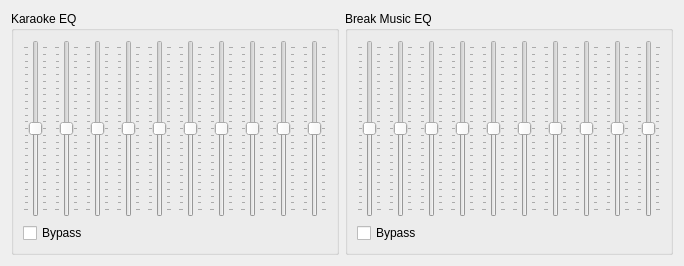
<?xml version="1.0" encoding="UTF-8"?>
<ui version="4.0">
 <class>DlgEq</class>
 <widget class="QWidget" name="DlgEq">
  <property name="geometry">
   <rect>
    <x>0</x>
    <y>0</y>
    <width>674</width>
    <height>266</height>
   </rect>
  </property>
  <property name="windowTitle">
   <string>Equalizer</string>
  </property>
  <layout class="QVBoxLayout" name="verticalLayout">
   <item>
    <layout class="QHBoxLayout" name="horizontalLayout_24">
     <item>
      <widget class="QGroupBox" name="groupBox_4">
       <property name="title">
        <string>Karaoke EQ</string>
       </property>
       <layout class="QVBoxLayout" name="verticalLayout_11">
        <item>
         <layout class="QHBoxLayout" name="horizontalLayout_19">
          <item>
           <widget class="QSlider" name="verticalSliderEqK1">
            <property name="sizePolicy">
             <sizepolicy hsizetype="Fixed" vsizetype="Minimum">
              <horstretch>0</horstretch>
              <verstretch>0</verstretch>
             </sizepolicy>
            </property>
            <property name="minimumSize">
             <size>
              <width>0</width>
              <height>80</height>
             </size>
            </property>
            <property name="palette">
             <palette>
              <active>
               <colorrole role="Highlight">
                <brush brushstyle="SolidPattern">
                 <color alpha="255">
                  <red>211</red>
                  <green>211</green>
                  <blue>211</blue>
                 </color>
                </brush>
               </colorrole>
              </active>
              <inactive>
               <colorrole role="Highlight">
                <brush brushstyle="SolidPattern">
                 <color alpha="255">
                  <red>211</red>
                  <green>211</green>
                  <blue>211</blue>
                 </color>
                </brush>
               </colorrole>
              </inactive>
              <disabled>
               <colorrole role="Highlight">
                <brush brushstyle="SolidPattern">
                 <color alpha="255">
                  <red>74</red>
                  <green>144</green>
                  <blue>217</blue>
                 </color>
                </brush>
               </colorrole>
              </disabled>
             </palette>
            </property>
            <property name="minimum">
             <number>-12</number>
            </property>
            <property name="maximum">
             <number>12</number>
            </property>
            <property name="orientation">
             <enum>Qt::Vertical</enum>
            </property>
            <property name="invertedControls">
             <bool>false</bool>
            </property>
            <property name="tickPosition">
             <enum>QSlider::TicksBothSides</enum>
            </property>
            <property name="tickInterval">
             <number>1</number>
            </property>
           </widget>
          </item>
          <item>
           <widget class="QSlider" name="verticalSliderEqK2">
            <property name="sizePolicy">
             <sizepolicy hsizetype="Fixed" vsizetype="Minimum">
              <horstretch>0</horstretch>
              <verstretch>0</verstretch>
             </sizepolicy>
            </property>
            <property name="minimumSize">
             <size>
              <width>0</width>
              <height>80</height>
             </size>
            </property>
            <property name="palette">
             <palette>
              <active>
               <colorrole role="Highlight">
                <brush brushstyle="SolidPattern">
                 <color alpha="255">
                  <red>211</red>
                  <green>211</green>
                  <blue>211</blue>
                 </color>
                </brush>
               </colorrole>
              </active>
              <inactive>
               <colorrole role="Highlight">
                <brush brushstyle="SolidPattern">
                 <color alpha="255">
                  <red>211</red>
                  <green>211</green>
                  <blue>211</blue>
                 </color>
                </brush>
               </colorrole>
              </inactive>
              <disabled>
               <colorrole role="Highlight">
                <brush brushstyle="SolidPattern">
                 <color alpha="255">
                  <red>74</red>
                  <green>144</green>
                  <blue>217</blue>
                 </color>
                </brush>
               </colorrole>
              </disabled>
             </palette>
            </property>
            <property name="minimum">
             <number>-12</number>
            </property>
            <property name="maximum">
             <number>12</number>
            </property>
            <property name="orientation">
             <enum>Qt::Vertical</enum>
            </property>
            <property name="invertedControls">
             <bool>false</bool>
            </property>
            <property name="tickPosition">
             <enum>QSlider::TicksBothSides</enum>
            </property>
            <property name="tickInterval">
             <number>1</number>
            </property>
           </widget>
          </item>
          <item>
           <widget class="QSlider" name="verticalSliderEqK3">
            <property name="sizePolicy">
             <sizepolicy hsizetype="Fixed" vsizetype="Minimum">
              <horstretch>0</horstretch>
              <verstretch>0</verstretch>
             </sizepolicy>
            </property>
            <property name="minimumSize">
             <size>
              <width>0</width>
              <height>80</height>
             </size>
            </property>
            <property name="palette">
             <palette>
              <active>
               <colorrole role="Highlight">
                <brush brushstyle="SolidPattern">
                 <color alpha="255">
                  <red>211</red>
                  <green>211</green>
                  <blue>211</blue>
                 </color>
                </brush>
               </colorrole>
              </active>
              <inactive>
               <colorrole role="Highlight">
                <brush brushstyle="SolidPattern">
                 <color alpha="255">
                  <red>211</red>
                  <green>211</green>
                  <blue>211</blue>
                 </color>
                </brush>
               </colorrole>
              </inactive>
              <disabled>
               <colorrole role="Highlight">
                <brush brushstyle="SolidPattern">
                 <color alpha="255">
                  <red>74</red>
                  <green>144</green>
                  <blue>217</blue>
                 </color>
                </brush>
               </colorrole>
              </disabled>
             </palette>
            </property>
            <property name="minimum">
             <number>-12</number>
            </property>
            <property name="maximum">
             <number>12</number>
            </property>
            <property name="orientation">
             <enum>Qt::Vertical</enum>
            </property>
            <property name="invertedControls">
             <bool>false</bool>
            </property>
            <property name="tickPosition">
             <enum>QSlider::TicksBothSides</enum>
            </property>
            <property name="tickInterval">
             <number>1</number>
            </property>
           </widget>
          </item>
          <item>
           <widget class="QSlider" name="verticalSliderEqK4">
            <property name="sizePolicy">
             <sizepolicy hsizetype="Fixed" vsizetype="Minimum">
              <horstretch>0</horstretch>
              <verstretch>0</verstretch>
             </sizepolicy>
            </property>
            <property name="minimumSize">
             <size>
              <width>0</width>
              <height>80</height>
             </size>
            </property>
            <property name="palette">
             <palette>
              <active>
               <colorrole role="Highlight">
                <brush brushstyle="SolidPattern">
                 <color alpha="255">
                  <red>211</red>
                  <green>211</green>
                  <blue>211</blue>
                 </color>
                </brush>
               </colorrole>
              </active>
              <inactive>
               <colorrole role="Highlight">
                <brush brushstyle="SolidPattern">
                 <color alpha="255">
                  <red>211</red>
                  <green>211</green>
                  <blue>211</blue>
                 </color>
                </brush>
               </colorrole>
              </inactive>
              <disabled>
               <colorrole role="Highlight">
                <brush brushstyle="SolidPattern">
                 <color alpha="255">
                  <red>74</red>
                  <green>144</green>
                  <blue>217</blue>
                 </color>
                </brush>
               </colorrole>
              </disabled>
             </palette>
            </property>
            <property name="minimum">
             <number>-12</number>
            </property>
            <property name="maximum">
             <number>12</number>
            </property>
            <property name="orientation">
             <enum>Qt::Vertical</enum>
            </property>
            <property name="invertedControls">
             <bool>false</bool>
            </property>
            <property name="tickPosition">
             <enum>QSlider::TicksBothSides</enum>
            </property>
            <property name="tickInterval">
             <number>1</number>
            </property>
           </widget>
          </item>
          <item>
           <widget class="QSlider" name="verticalSliderEqK5">
            <property name="sizePolicy">
             <sizepolicy hsizetype="Fixed" vsizetype="Minimum">
              <horstretch>0</horstretch>
              <verstretch>0</verstretch>
             </sizepolicy>
            </property>
            <property name="minimumSize">
             <size>
              <width>0</width>
              <height>80</height>
             </size>
            </property>
            <property name="palette">
             <palette>
              <active>
               <colorrole role="Highlight">
                <brush brushstyle="SolidPattern">
                 <color alpha="255">
                  <red>211</red>
                  <green>211</green>
                  <blue>211</blue>
                 </color>
                </brush>
               </colorrole>
              </active>
              <inactive>
               <colorrole role="Highlight">
                <brush brushstyle="SolidPattern">
                 <color alpha="255">
                  <red>211</red>
                  <green>211</green>
                  <blue>211</blue>
                 </color>
                </brush>
               </colorrole>
              </inactive>
              <disabled>
               <colorrole role="Highlight">
                <brush brushstyle="SolidPattern">
                 <color alpha="255">
                  <red>74</red>
                  <green>144</green>
                  <blue>217</blue>
                 </color>
                </brush>
               </colorrole>
              </disabled>
             </palette>
            </property>
            <property name="minimum">
             <number>-12</number>
            </property>
            <property name="maximum">
             <number>12</number>
            </property>
            <property name="orientation">
             <enum>Qt::Vertical</enum>
            </property>
            <property name="invertedControls">
             <bool>false</bool>
            </property>
            <property name="tickPosition">
             <enum>QSlider::TicksBothSides</enum>
            </property>
            <property name="tickInterval">
             <number>1</number>
            </property>
           </widget>
          </item>
          <item>
           <widget class="QSlider" name="verticalSliderEqK6">
            <property name="sizePolicy">
             <sizepolicy hsizetype="Fixed" vsizetype="Minimum">
              <horstretch>0</horstretch>
              <verstretch>0</verstretch>
             </sizepolicy>
            </property>
            <property name="minimumSize">
             <size>
              <width>0</width>
              <height>80</height>
             </size>
            </property>
            <property name="palette">
             <palette>
              <active>
               <colorrole role="Highlight">
                <brush brushstyle="SolidPattern">
                 <color alpha="255">
                  <red>211</red>
                  <green>211</green>
                  <blue>211</blue>
                 </color>
                </brush>
               </colorrole>
              </active>
              <inactive>
               <colorrole role="Highlight">
                <brush brushstyle="SolidPattern">
                 <color alpha="255">
                  <red>211</red>
                  <green>211</green>
                  <blue>211</blue>
                 </color>
                </brush>
               </colorrole>
              </inactive>
              <disabled>
               <colorrole role="Highlight">
                <brush brushstyle="SolidPattern">
                 <color alpha="255">
                  <red>74</red>
                  <green>144</green>
                  <blue>217</blue>
                 </color>
                </brush>
               </colorrole>
              </disabled>
             </palette>
            </property>
            <property name="minimum">
             <number>-12</number>
            </property>
            <property name="maximum">
             <number>12</number>
            </property>
            <property name="orientation">
             <enum>Qt::Vertical</enum>
            </property>
            <property name="invertedControls">
             <bool>false</bool>
            </property>
            <property name="tickPosition">
             <enum>QSlider::TicksBothSides</enum>
            </property>
            <property name="tickInterval">
             <number>1</number>
            </property>
           </widget>
          </item>
          <item>
           <widget class="QSlider" name="verticalSliderEqK7">
            <property name="sizePolicy">
             <sizepolicy hsizetype="Fixed" vsizetype="Minimum">
              <horstretch>0</horstretch>
              <verstretch>0</verstretch>
             </sizepolicy>
            </property>
            <property name="minimumSize">
             <size>
              <width>0</width>
              <height>80</height>
             </size>
            </property>
            <property name="palette">
             <palette>
              <active>
               <colorrole role="Highlight">
                <brush brushstyle="SolidPattern">
                 <color alpha="255">
                  <red>211</red>
                  <green>211</green>
                  <blue>211</blue>
                 </color>
                </brush>
               </colorrole>
              </active>
              <inactive>
               <colorrole role="Highlight">
                <brush brushstyle="SolidPattern">
                 <color alpha="255">
                  <red>211</red>
                  <green>211</green>
                  <blue>211</blue>
                 </color>
                </brush>
               </colorrole>
              </inactive>
              <disabled>
               <colorrole role="Highlight">
                <brush brushstyle="SolidPattern">
                 <color alpha="255">
                  <red>74</red>
                  <green>144</green>
                  <blue>217</blue>
                 </color>
                </brush>
               </colorrole>
              </disabled>
             </palette>
            </property>
            <property name="minimum">
             <number>-12</number>
            </property>
            <property name="maximum">
             <number>12</number>
            </property>
            <property name="orientation">
             <enum>Qt::Vertical</enum>
            </property>
            <property name="invertedControls">
             <bool>false</bool>
            </property>
            <property name="tickPosition">
             <enum>QSlider::TicksBothSides</enum>
            </property>
            <property name="tickInterval">
             <number>1</number>
            </property>
           </widget>
          </item>
          <item>
           <widget class="QSlider" name="verticalSliderEqK8">
            <property name="sizePolicy">
             <sizepolicy hsizetype="Fixed" vsizetype="Minimum">
              <horstretch>0</horstretch>
              <verstretch>0</verstretch>
             </sizepolicy>
            </property>
            <property name="minimumSize">
             <size>
              <width>0</width>
              <height>80</height>
             </size>
            </property>
            <property name="palette">
             <palette>
              <active>
               <colorrole role="Highlight">
                <brush brushstyle="SolidPattern">
                 <color alpha="255">
                  <red>211</red>
                  <green>211</green>
                  <blue>211</blue>
                 </color>
                </brush>
               </colorrole>
              </active>
              <inactive>
               <colorrole role="Highlight">
                <brush brushstyle="SolidPattern">
                 <color alpha="255">
                  <red>211</red>
                  <green>211</green>
                  <blue>211</blue>
                 </color>
                </brush>
               </colorrole>
              </inactive>
              <disabled>
               <colorrole role="Highlight">
                <brush brushstyle="SolidPattern">
                 <color alpha="255">
                  <red>74</red>
                  <green>144</green>
                  <blue>217</blue>
                 </color>
                </brush>
               </colorrole>
              </disabled>
             </palette>
            </property>
            <property name="minimum">
             <number>-12</number>
            </property>
            <property name="maximum">
             <number>12</number>
            </property>
            <property name="orientation">
             <enum>Qt::Vertical</enum>
            </property>
            <property name="invertedControls">
             <bool>false</bool>
            </property>
            <property name="tickPosition">
             <enum>QSlider::TicksBothSides</enum>
            </property>
            <property name="tickInterval">
             <number>1</number>
            </property>
           </widget>
          </item>
          <item>
           <widget class="QSlider" name="verticalSliderEqK9">
            <property name="sizePolicy">
             <sizepolicy hsizetype="Fixed" vsizetype="Minimum">
              <horstretch>0</horstretch>
              <verstretch>0</verstretch>
             </sizepolicy>
            </property>
            <property name="minimumSize">
             <size>
              <width>0</width>
              <height>80</height>
             </size>
            </property>
            <property name="palette">
             <palette>
              <active>
               <colorrole role="Highlight">
                <brush brushstyle="SolidPattern">
                 <color alpha="255">
                  <red>211</red>
                  <green>211</green>
                  <blue>211</blue>
                 </color>
                </brush>
               </colorrole>
              </active>
              <inactive>
               <colorrole role="Highlight">
                <brush brushstyle="SolidPattern">
                 <color alpha="255">
                  <red>211</red>
                  <green>211</green>
                  <blue>211</blue>
                 </color>
                </brush>
               </colorrole>
              </inactive>
              <disabled>
               <colorrole role="Highlight">
                <brush brushstyle="SolidPattern">
                 <color alpha="255">
                  <red>74</red>
                  <green>144</green>
                  <blue>217</blue>
                 </color>
                </brush>
               </colorrole>
              </disabled>
             </palette>
            </property>
            <property name="minimum">
             <number>-12</number>
            </property>
            <property name="maximum">
             <number>12</number>
            </property>
            <property name="orientation">
             <enum>Qt::Vertical</enum>
            </property>
            <property name="invertedControls">
             <bool>false</bool>
            </property>
            <property name="tickPosition">
             <enum>QSlider::TicksBothSides</enum>
            </property>
            <property name="tickInterval">
             <number>1</number>
            </property>
           </widget>
          </item>
          <item>
           <widget class="QSlider" name="verticalSliderEqK10">
            <property name="sizePolicy">
             <sizepolicy hsizetype="Fixed" vsizetype="Minimum">
              <horstretch>0</horstretch>
              <verstretch>0</verstretch>
             </sizepolicy>
            </property>
            <property name="minimumSize">
             <size>
              <width>0</width>
              <height>80</height>
             </size>
            </property>
            <property name="palette">
             <palette>
              <active>
               <colorrole role="Highlight">
                <brush brushstyle="SolidPattern">
                 <color alpha="255">
                  <red>211</red>
                  <green>211</green>
                  <blue>211</blue>
                 </color>
                </brush>
               </colorrole>
              </active>
              <inactive>
               <colorrole role="Highlight">
                <brush brushstyle="SolidPattern">
                 <color alpha="255">
                  <red>211</red>
                  <green>211</green>
                  <blue>211</blue>
                 </color>
                </brush>
               </colorrole>
              </inactive>
              <disabled>
               <colorrole role="Highlight">
                <brush brushstyle="SolidPattern">
                 <color alpha="255">
                  <red>74</red>
                  <green>144</green>
                  <blue>217</blue>
                 </color>
                </brush>
               </colorrole>
              </disabled>
             </palette>
            </property>
            <property name="minimum">
             <number>-12</number>
            </property>
            <property name="maximum">
             <number>12</number>
            </property>
            <property name="orientation">
             <enum>Qt::Vertical</enum>
            </property>
            <property name="invertedControls">
             <bool>false</bool>
            </property>
            <property name="tickPosition">
             <enum>QSlider::TicksBothSides</enum>
            </property>
            <property name="tickInterval">
             <number>1</number>
            </property>
           </widget>
          </item>
         </layout>
        </item>
        <item>
         <widget class="QCheckBox" name="checkBoxEqBypassK">
          <property name="text">
           <string>Bypass</string>
          </property>
         </widget>
        </item>
       </layout>
      </widget>
     </item>
     <item>
      <widget class="QGroupBox" name="groupBox_5">
       <property name="title">
        <string>Break Music EQ</string>
       </property>
       <layout class="QVBoxLayout" name="verticalLayout_23">
        <item>
         <layout class="QHBoxLayout" name="horizontalLayout_23">
          <item>
           <widget class="QSlider" name="verticalSliderEqB1">
            <property name="sizePolicy">
             <sizepolicy hsizetype="Fixed" vsizetype="Minimum">
              <horstretch>0</horstretch>
              <verstretch>0</verstretch>
             </sizepolicy>
            </property>
            <property name="minimumSize">
             <size>
              <width>0</width>
              <height>80</height>
             </size>
            </property>
            <property name="palette">
             <palette>
              <active>
               <colorrole role="Highlight">
                <brush brushstyle="SolidPattern">
                 <color alpha="255">
                  <red>211</red>
                  <green>211</green>
                  <blue>211</blue>
                 </color>
                </brush>
               </colorrole>
              </active>
              <inactive>
               <colorrole role="Highlight">
                <brush brushstyle="SolidPattern">
                 <color alpha="255">
                  <red>211</red>
                  <green>211</green>
                  <blue>211</blue>
                 </color>
                </brush>
               </colorrole>
              </inactive>
              <disabled>
               <colorrole role="Highlight">
                <brush brushstyle="SolidPattern">
                 <color alpha="255">
                  <red>74</red>
                  <green>144</green>
                  <blue>217</blue>
                 </color>
                </brush>
               </colorrole>
              </disabled>
             </palette>
            </property>
            <property name="minimum">
             <number>-12</number>
            </property>
            <property name="maximum">
             <number>12</number>
            </property>
            <property name="orientation">
             <enum>Qt::Vertical</enum>
            </property>
            <property name="invertedControls">
             <bool>false</bool>
            </property>
            <property name="tickPosition">
             <enum>QSlider::TicksBothSides</enum>
            </property>
            <property name="tickInterval">
             <number>1</number>
            </property>
           </widget>
          </item>
          <item>
           <widget class="QSlider" name="verticalSliderEqB2">
            <property name="sizePolicy">
             <sizepolicy hsizetype="Fixed" vsizetype="Minimum">
              <horstretch>0</horstretch>
              <verstretch>0</verstretch>
             </sizepolicy>
            </property>
            <property name="minimumSize">
             <size>
              <width>0</width>
              <height>80</height>
             </size>
            </property>
            <property name="palette">
             <palette>
              <active>
               <colorrole role="Highlight">
                <brush brushstyle="SolidPattern">
                 <color alpha="255">
                  <red>211</red>
                  <green>211</green>
                  <blue>211</blue>
                 </color>
                </brush>
               </colorrole>
              </active>
              <inactive>
               <colorrole role="Highlight">
                <brush brushstyle="SolidPattern">
                 <color alpha="255">
                  <red>211</red>
                  <green>211</green>
                  <blue>211</blue>
                 </color>
                </brush>
               </colorrole>
              </inactive>
              <disabled>
               <colorrole role="Highlight">
                <brush brushstyle="SolidPattern">
                 <color alpha="255">
                  <red>74</red>
                  <green>144</green>
                  <blue>217</blue>
                 </color>
                </brush>
               </colorrole>
              </disabled>
             </palette>
            </property>
            <property name="minimum">
             <number>-12</number>
            </property>
            <property name="maximum">
             <number>12</number>
            </property>
            <property name="orientation">
             <enum>Qt::Vertical</enum>
            </property>
            <property name="invertedControls">
             <bool>false</bool>
            </property>
            <property name="tickPosition">
             <enum>QSlider::TicksBothSides</enum>
            </property>
            <property name="tickInterval">
             <number>1</number>
            </property>
           </widget>
          </item>
          <item>
           <widget class="QSlider" name="verticalSliderEqB3">
            <property name="sizePolicy">
             <sizepolicy hsizetype="Fixed" vsizetype="Minimum">
              <horstretch>0</horstretch>
              <verstretch>0</verstretch>
             </sizepolicy>
            </property>
            <property name="minimumSize">
             <size>
              <width>0</width>
              <height>80</height>
             </size>
            </property>
            <property name="palette">
             <palette>
              <active>
               <colorrole role="Highlight">
                <brush brushstyle="SolidPattern">
                 <color alpha="255">
                  <red>211</red>
                  <green>211</green>
                  <blue>211</blue>
                 </color>
                </brush>
               </colorrole>
              </active>
              <inactive>
               <colorrole role="Highlight">
                <brush brushstyle="SolidPattern">
                 <color alpha="255">
                  <red>211</red>
                  <green>211</green>
                  <blue>211</blue>
                 </color>
                </brush>
               </colorrole>
              </inactive>
              <disabled>
               <colorrole role="Highlight">
                <brush brushstyle="SolidPattern">
                 <color alpha="255">
                  <red>74</red>
                  <green>144</green>
                  <blue>217</blue>
                 </color>
                </brush>
               </colorrole>
              </disabled>
             </palette>
            </property>
            <property name="minimum">
             <number>-12</number>
            </property>
            <property name="maximum">
             <number>12</number>
            </property>
            <property name="orientation">
             <enum>Qt::Vertical</enum>
            </property>
            <property name="invertedControls">
             <bool>false</bool>
            </property>
            <property name="tickPosition">
             <enum>QSlider::TicksBothSides</enum>
            </property>
            <property name="tickInterval">
             <number>1</number>
            </property>
           </widget>
          </item>
          <item>
           <widget class="QSlider" name="verticalSliderEqB4">
            <property name="sizePolicy">
             <sizepolicy hsizetype="Fixed" vsizetype="Minimum">
              <horstretch>0</horstretch>
              <verstretch>0</verstretch>
             </sizepolicy>
            </property>
            <property name="minimumSize">
             <size>
              <width>0</width>
              <height>80</height>
             </size>
            </property>
            <property name="palette">
             <palette>
              <active>
               <colorrole role="Highlight">
                <brush brushstyle="SolidPattern">
                 <color alpha="255">
                  <red>211</red>
                  <green>211</green>
                  <blue>211</blue>
                 </color>
                </brush>
               </colorrole>
              </active>
              <inactive>
               <colorrole role="Highlight">
                <brush brushstyle="SolidPattern">
                 <color alpha="255">
                  <red>211</red>
                  <green>211</green>
                  <blue>211</blue>
                 </color>
                </brush>
               </colorrole>
              </inactive>
              <disabled>
               <colorrole role="Highlight">
                <brush brushstyle="SolidPattern">
                 <color alpha="255">
                  <red>74</red>
                  <green>144</green>
                  <blue>217</blue>
                 </color>
                </brush>
               </colorrole>
              </disabled>
             </palette>
            </property>
            <property name="minimum">
             <number>-12</number>
            </property>
            <property name="maximum">
             <number>12</number>
            </property>
            <property name="orientation">
             <enum>Qt::Vertical</enum>
            </property>
            <property name="invertedControls">
             <bool>false</bool>
            </property>
            <property name="tickPosition">
             <enum>QSlider::TicksBothSides</enum>
            </property>
            <property name="tickInterval">
             <number>1</number>
            </property>
           </widget>
          </item>
          <item>
           <widget class="QSlider" name="verticalSliderEqB5">
            <property name="sizePolicy">
             <sizepolicy hsizetype="Fixed" vsizetype="Minimum">
              <horstretch>0</horstretch>
              <verstretch>0</verstretch>
             </sizepolicy>
            </property>
            <property name="minimumSize">
             <size>
              <width>0</width>
              <height>80</height>
             </size>
            </property>
            <property name="palette">
             <palette>
              <active>
               <colorrole role="Highlight">
                <brush brushstyle="SolidPattern">
                 <color alpha="255">
                  <red>211</red>
                  <green>211</green>
                  <blue>211</blue>
                 </color>
                </brush>
               </colorrole>
              </active>
              <inactive>
               <colorrole role="Highlight">
                <brush brushstyle="SolidPattern">
                 <color alpha="255">
                  <red>211</red>
                  <green>211</green>
                  <blue>211</blue>
                 </color>
                </brush>
               </colorrole>
              </inactive>
              <disabled>
               <colorrole role="Highlight">
                <brush brushstyle="SolidPattern">
                 <color alpha="255">
                  <red>74</red>
                  <green>144</green>
                  <blue>217</blue>
                 </color>
                </brush>
               </colorrole>
              </disabled>
             </palette>
            </property>
            <property name="minimum">
             <number>-12</number>
            </property>
            <property name="maximum">
             <number>12</number>
            </property>
            <property name="orientation">
             <enum>Qt::Vertical</enum>
            </property>
            <property name="invertedControls">
             <bool>false</bool>
            </property>
            <property name="tickPosition">
             <enum>QSlider::TicksBothSides</enum>
            </property>
            <property name="tickInterval">
             <number>1</number>
            </property>
           </widget>
          </item>
          <item>
           <widget class="QSlider" name="verticalSliderEqB6">
            <property name="sizePolicy">
             <sizepolicy hsizetype="Fixed" vsizetype="Minimum">
              <horstretch>0</horstretch>
              <verstretch>0</verstretch>
             </sizepolicy>
            </property>
            <property name="minimumSize">
             <size>
              <width>0</width>
              <height>80</height>
             </size>
            </property>
            <property name="palette">
             <palette>
              <active>
               <colorrole role="Highlight">
                <brush brushstyle="SolidPattern">
                 <color alpha="255">
                  <red>211</red>
                  <green>211</green>
                  <blue>211</blue>
                 </color>
                </brush>
               </colorrole>
              </active>
              <inactive>
               <colorrole role="Highlight">
                <brush brushstyle="SolidPattern">
                 <color alpha="255">
                  <red>211</red>
                  <green>211</green>
                  <blue>211</blue>
                 </color>
                </brush>
               </colorrole>
              </inactive>
              <disabled>
               <colorrole role="Highlight">
                <brush brushstyle="SolidPattern">
                 <color alpha="255">
                  <red>74</red>
                  <green>144</green>
                  <blue>217</blue>
                 </color>
                </brush>
               </colorrole>
              </disabled>
             </palette>
            </property>
            <property name="minimum">
             <number>-12</number>
            </property>
            <property name="maximum">
             <number>12</number>
            </property>
            <property name="orientation">
             <enum>Qt::Vertical</enum>
            </property>
            <property name="invertedControls">
             <bool>false</bool>
            </property>
            <property name="tickPosition">
             <enum>QSlider::TicksBothSides</enum>
            </property>
            <property name="tickInterval">
             <number>1</number>
            </property>
           </widget>
          </item>
          <item>
           <widget class="QSlider" name="verticalSliderEqB7">
            <property name="sizePolicy">
             <sizepolicy hsizetype="Fixed" vsizetype="Minimum">
              <horstretch>0</horstretch>
              <verstretch>0</verstretch>
             </sizepolicy>
            </property>
            <property name="minimumSize">
             <size>
              <width>0</width>
              <height>80</height>
             </size>
            </property>
            <property name="palette">
             <palette>
              <active>
               <colorrole role="Highlight">
                <brush brushstyle="SolidPattern">
                 <color alpha="255">
                  <red>211</red>
                  <green>211</green>
                  <blue>211</blue>
                 </color>
                </brush>
               </colorrole>
              </active>
              <inactive>
               <colorrole role="Highlight">
                <brush brushstyle="SolidPattern">
                 <color alpha="255">
                  <red>211</red>
                  <green>211</green>
                  <blue>211</blue>
                 </color>
                </brush>
               </colorrole>
              </inactive>
              <disabled>
               <colorrole role="Highlight">
                <brush brushstyle="SolidPattern">
                 <color alpha="255">
                  <red>74</red>
                  <green>144</green>
                  <blue>217</blue>
                 </color>
                </brush>
               </colorrole>
              </disabled>
             </palette>
            </property>
            <property name="minimum">
             <number>-12</number>
            </property>
            <property name="maximum">
             <number>12</number>
            </property>
            <property name="orientation">
             <enum>Qt::Vertical</enum>
            </property>
            <property name="invertedControls">
             <bool>false</bool>
            </property>
            <property name="tickPosition">
             <enum>QSlider::TicksBothSides</enum>
            </property>
            <property name="tickInterval">
             <number>1</number>
            </property>
           </widget>
          </item>
          <item>
           <widget class="QSlider" name="verticalSliderEqB8">
            <property name="sizePolicy">
             <sizepolicy hsizetype="Fixed" vsizetype="Minimum">
              <horstretch>0</horstretch>
              <verstretch>0</verstretch>
             </sizepolicy>
            </property>
            <property name="minimumSize">
             <size>
              <width>0</width>
              <height>80</height>
             </size>
            </property>
            <property name="palette">
             <palette>
              <active>
               <colorrole role="Highlight">
                <brush brushstyle="SolidPattern">
                 <color alpha="255">
                  <red>211</red>
                  <green>211</green>
                  <blue>211</blue>
                 </color>
                </brush>
               </colorrole>
              </active>
              <inactive>
               <colorrole role="Highlight">
                <brush brushstyle="SolidPattern">
                 <color alpha="255">
                  <red>211</red>
                  <green>211</green>
                  <blue>211</blue>
                 </color>
                </brush>
               </colorrole>
              </inactive>
              <disabled>
               <colorrole role="Highlight">
                <brush brushstyle="SolidPattern">
                 <color alpha="255">
                  <red>74</red>
                  <green>144</green>
                  <blue>217</blue>
                 </color>
                </brush>
               </colorrole>
              </disabled>
             </palette>
            </property>
            <property name="minimum">
             <number>-12</number>
            </property>
            <property name="maximum">
             <number>12</number>
            </property>
            <property name="orientation">
             <enum>Qt::Vertical</enum>
            </property>
            <property name="invertedControls">
             <bool>false</bool>
            </property>
            <property name="tickPosition">
             <enum>QSlider::TicksBothSides</enum>
            </property>
            <property name="tickInterval">
             <number>1</number>
            </property>
           </widget>
          </item>
          <item>
           <widget class="QSlider" name="verticalSliderEqB9">
            <property name="sizePolicy">
             <sizepolicy hsizetype="Fixed" vsizetype="Minimum">
              <horstretch>0</horstretch>
              <verstretch>0</verstretch>
             </sizepolicy>
            </property>
            <property name="minimumSize">
             <size>
              <width>0</width>
              <height>80</height>
             </size>
            </property>
            <property name="palette">
             <palette>
              <active>
               <colorrole role="Highlight">
                <brush brushstyle="SolidPattern">
                 <color alpha="255">
                  <red>211</red>
                  <green>211</green>
                  <blue>211</blue>
                 </color>
                </brush>
               </colorrole>
              </active>
              <inactive>
               <colorrole role="Highlight">
                <brush brushstyle="SolidPattern">
                 <color alpha="255">
                  <red>211</red>
                  <green>211</green>
                  <blue>211</blue>
                 </color>
                </brush>
               </colorrole>
              </inactive>
              <disabled>
               <colorrole role="Highlight">
                <brush brushstyle="SolidPattern">
                 <color alpha="255">
                  <red>74</red>
                  <green>144</green>
                  <blue>217</blue>
                 </color>
                </brush>
               </colorrole>
              </disabled>
             </palette>
            </property>
            <property name="minimum">
             <number>-12</number>
            </property>
            <property name="maximum">
             <number>12</number>
            </property>
            <property name="orientation">
             <enum>Qt::Vertical</enum>
            </property>
            <property name="invertedControls">
             <bool>false</bool>
            </property>
            <property name="tickPosition">
             <enum>QSlider::TicksBothSides</enum>
            </property>
            <property name="tickInterval">
             <number>1</number>
            </property>
           </widget>
          </item>
          <item>
           <widget class="QSlider" name="verticalSliderEqB10">
            <property name="sizePolicy">
             <sizepolicy hsizetype="Fixed" vsizetype="Minimum">
              <horstretch>0</horstretch>
              <verstretch>0</verstretch>
             </sizepolicy>
            </property>
            <property name="minimumSize">
             <size>
              <width>0</width>
              <height>80</height>
             </size>
            </property>
            <property name="palette">
             <palette>
              <active>
               <colorrole role="Highlight">
                <brush brushstyle="SolidPattern">
                 <color alpha="255">
                  <red>211</red>
                  <green>211</green>
                  <blue>211</blue>
                 </color>
                </brush>
               </colorrole>
              </active>
              <inactive>
               <colorrole role="Highlight">
                <brush brushstyle="SolidPattern">
                 <color alpha="255">
                  <red>211</red>
                  <green>211</green>
                  <blue>211</blue>
                 </color>
                </brush>
               </colorrole>
              </inactive>
              <disabled>
               <colorrole role="Highlight">
                <brush brushstyle="SolidPattern">
                 <color alpha="255">
                  <red>74</red>
                  <green>144</green>
                  <blue>217</blue>
                 </color>
                </brush>
               </colorrole>
              </disabled>
             </palette>
            </property>
            <property name="minimum">
             <number>-12</number>
            </property>
            <property name="maximum">
             <number>12</number>
            </property>
            <property name="orientation">
             <enum>Qt::Vertical</enum>
            </property>
            <property name="invertedControls">
             <bool>false</bool>
            </property>
            <property name="tickPosition">
             <enum>QSlider::TicksBothSides</enum>
            </property>
            <property name="tickInterval">
             <number>1</number>
            </property>
           </widget>
          </item>
         </layout>
        </item>
        <item>
         <widget class="QCheckBox" name="checkBoxEqBypassB">
          <property name="text">
           <string>Bypass</string>
          </property>
         </widget>
        </item>
       </layout>
      </widget>
     </item>
     <item>
      <spacer name="horizontalSpacer_3">
       <property name="orientation">
        <enum>Qt::Horizontal</enum>
       </property>
       <property name="sizeHint" stdset="0">
        <size>
         <width>40</width>
         <height>20</height>
        </size>
       </property>
      </spacer>
     </item>
    </layout>
   </item>
  </layout>
 </widget>
 <resources/>
 <connections/>
</ui>
